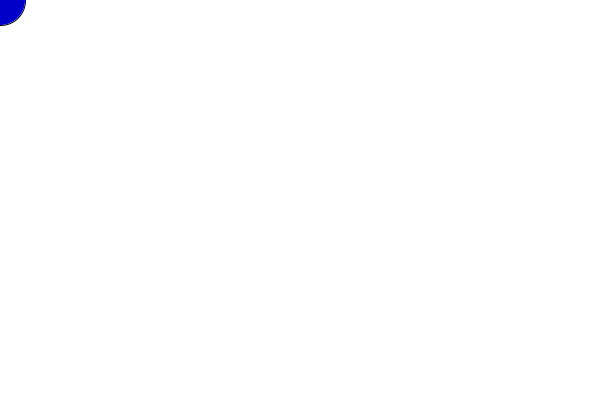
Frame 1 (no input)
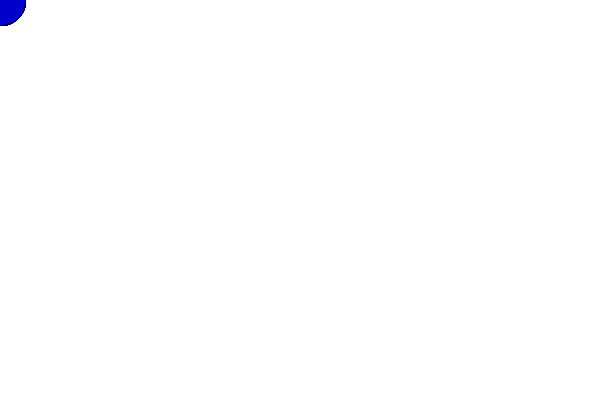
Frame 60 (the mouse pressed at the canvas centre just before this capture)
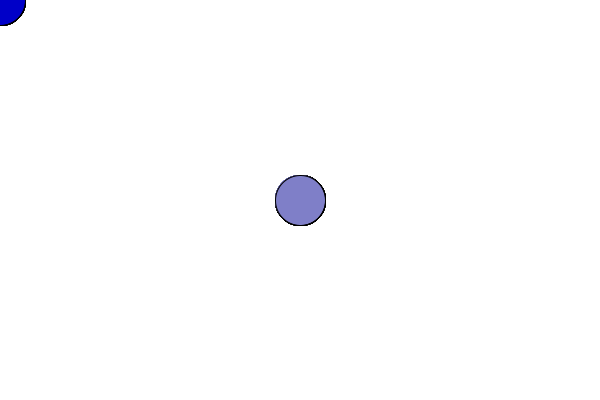
Frame 120 (the mouse held since frame 60 and released just before this capture)

The Processing sketch that drew these frames (run headless with seeded random() and noise(); from frame 60 on, the mouse is pressed at the canvas centre):

// Processing sketch: processing_159553
// ── processing_159553.pde

//MOUSE Puntero e interaccion

void setup() { 
  size(600,400);
  background(255);
}

void draw() {
  float colx = map(mouseX, 0, width,0, 255);
  float coly = map(mouseY, 0, height, 0, 255);
  println(mouseX);//Donde se encuentra el puntero, dentro de la ventana, en el eje X
  //println(mouseY);
  fill(colx, coly, 200);
  ellipse(mouseX,mouseY,50,50);
}  
